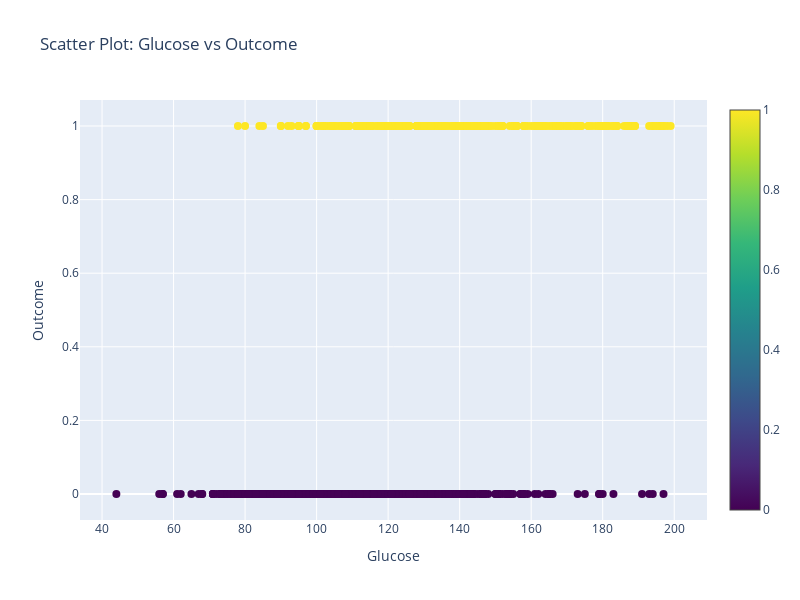
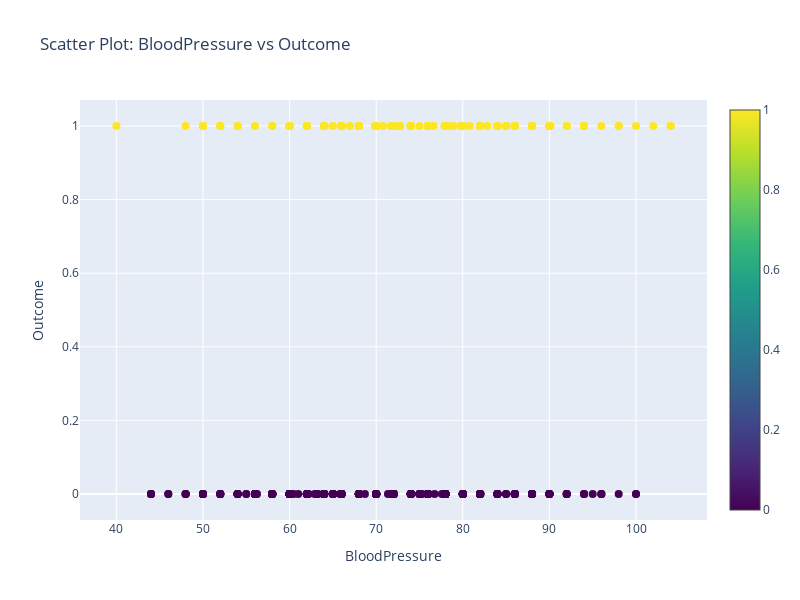
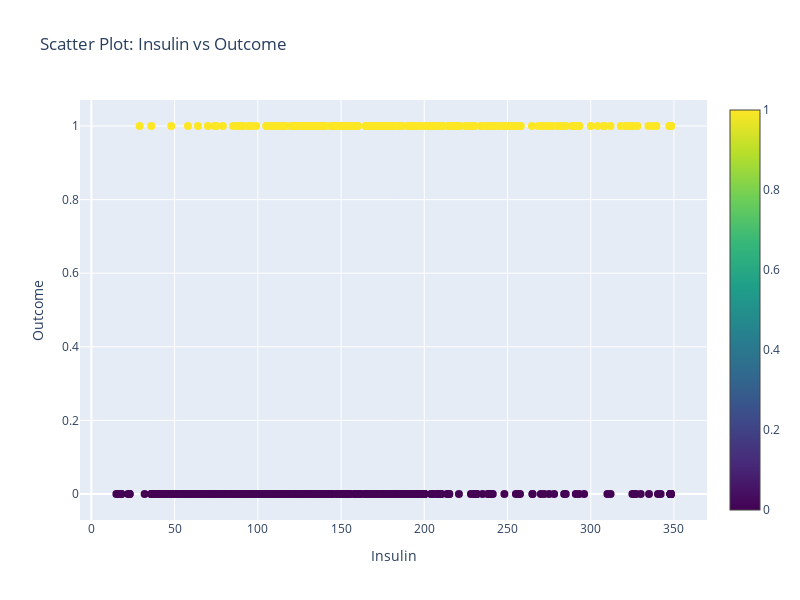
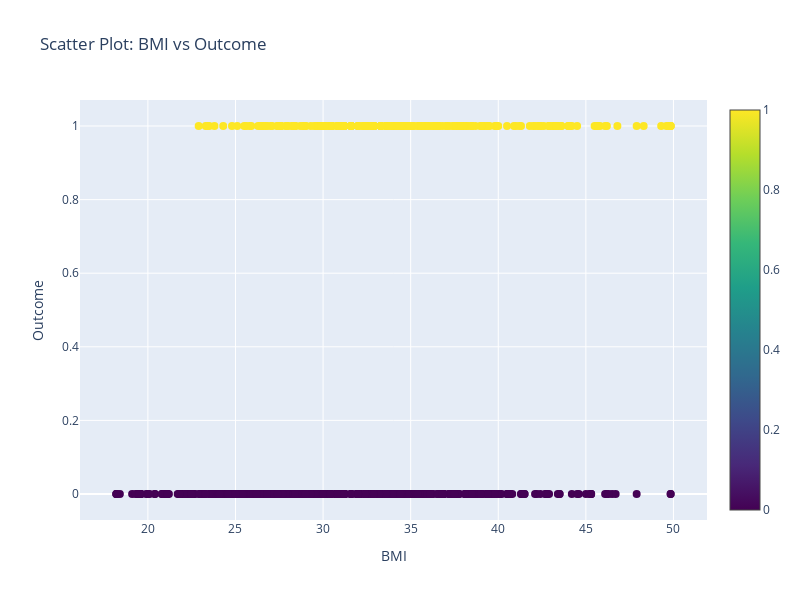

Notebook code cell kept with these figures, in order:
### Code cell
# Loop through each feature in cols[:-1]
for label in cols[:-1]:
    if label not in df.columns:
        print(f"Column '{label}' not found in the DataFrame. Skipping...")
        continue

    fig = go.Figure()
    
    # Add scatter plot for the current feature vs. 'Outcome'
    fig.add_trace(
        go.Scatter(
            x=df[label],
            y=df['Outcome'],
            mode='markers',
            marker=dict(
                size=8,
                color=df['Outcome'],  # Color points based on 'Outcome' values
                colorscale='Viridis',  # Color scale
                showscale=True         # Show color scale legend
            ),
            name=label
        )
    )
    
    # Update the layout for the current feature
    fig.update_layout(
        title=f"Scatter Plot: {label} vs Outcome",
        xaxis_title=label,
        yaxis_title="Outcome",
        height=600,
        width=800
    )
    
    # Display the plot
    fig.show()

### Figure 1 — Plotly figure (JSON) as saved in the notebook; plotly's stock layout.template omitted (floating-point values rounded to 4 significant figures; data arrays with more than 128 entries replaced by an {"elided": "..."} marker saying what was removed)
{"data": [{"marker": {"color": {"elided": "742 int values"}, "colorscale": [[0, "#440154"], [0.1111, "#482878"], [0.2222, "#3e4989"], [0.3333, "#31688e"], [0.4444, "#26828e"], [0.5556, "#1f9e89"], [0.6667, "#35b779"], [0.7778, "#6ece58"], [0.8889, "#b5de2b"], [1, "#fde725"]], "showscale": true, "size": 8}, "mode": "markers", "name": "Glucose", "type": "scatter", "x": {"elided": "742 float values"}, "y": {"elided": "742 int values"}}], "layout": {"height": 600, "title": {"text": "Scatter Plot: Glucose vs Outcome"}, "width": 800, "xaxis": {"title": {"text": "Glucose"}}, "yaxis": {"title": {"text": "Outcome"}}}}

### Figure 2 — Plotly figure (JSON) as saved in the notebook; plotly's stock layout.template omitted (floating-point values rounded to 4 significant figures; data arrays with more than 128 entries replaced by an {"elided": "..."} marker saying what was removed)
{"data": [{"marker": {"color": {"elided": "742 int values"}, "colorscale": [[0, "#440154"], [0.1111, "#482878"], [0.2222, "#3e4989"], [0.3333, "#31688e"], [0.4444, "#26828e"], [0.5556, "#1f9e89"], [0.6667, "#35b779"], [0.7778, "#6ece58"], [0.8889, "#b5de2b"], [1, "#fde725"]], "showscale": true, "size": 8}, "mode": "markers", "name": "BloodPressure", "type": "scatter", "x": {"elided": "742 float values"}, "y": {"elided": "742 int values"}}], "layout": {"height": 600, "title": {"text": "Scatter Plot: BloodPressure vs Outcome"}, "width": 800, "xaxis": {"title": {"text": "BloodPressure"}}, "yaxis": {"title": {"text": "Outcome"}}}}

### Figure 3 — Plotly figure (JSON) as saved in the notebook; plotly's stock layout.template omitted (floating-point values rounded to 4 significant figures; data arrays with more than 128 entries replaced by an {"elided": "..."} marker saying what was removed)
{"data": [{"marker": {"color": {"elided": "742 int values"}, "colorscale": [[0, "#440154"], [0.1111, "#482878"], [0.2222, "#3e4989"], [0.3333, "#31688e"], [0.4444, "#26828e"], [0.5556, "#1f9e89"], [0.6667, "#35b779"], [0.7778, "#6ece58"], [0.8889, "#b5de2b"], [1, "#fde725"]], "showscale": true, "size": 8}, "mode": "markers", "name": "Insulin", "type": "scatter", "x": {"elided": "742 float values"}, "y": {"elided": "742 int values"}}], "layout": {"height": 600, "title": {"text": "Scatter Plot: Insulin vs Outcome"}, "width": 800, "xaxis": {"title": {"text": "Insulin"}}, "yaxis": {"title": {"text": "Outcome"}}}}

### Figure 4 — Plotly figure (JSON) as saved in the notebook; plotly's stock layout.template omitted (floating-point values rounded to 4 significant figures; data arrays with more than 128 entries replaced by an {"elided": "..."} marker saying what was removed)
{"data": [{"marker": {"color": {"elided": "742 int values"}, "colorscale": [[0, "#440154"], [0.1111, "#482878"], [0.2222, "#3e4989"], [0.3333, "#31688e"], [0.4444, "#26828e"], [0.5556, "#1f9e89"], [0.6667, "#35b779"], [0.7778, "#6ece58"], [0.8889, "#b5de2b"], [1, "#fde725"]], "showscale": true, "size": 8}, "mode": "markers", "name": "BMI", "type": "scatter", "x": {"elided": "742 float values"}, "y": {"elided": "742 int values"}}], "layout": {"height": 600, "title": {"text": "Scatter Plot: BMI vs Outcome"}, "width": 800, "xaxis": {"title": {"text": "BMI"}}, "yaxis": {"title": {"text": "Outcome"}}}}
